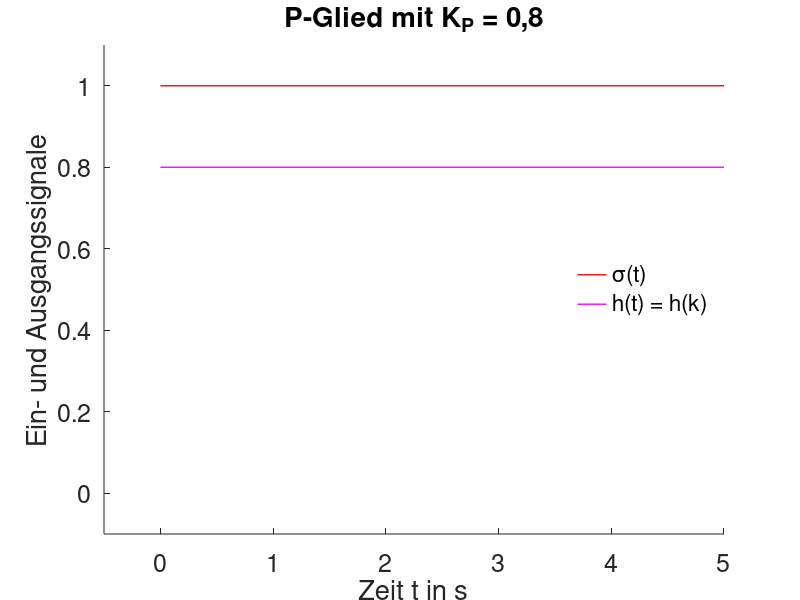

Write MATLAB code to recreate this figure. (Note: this script raises an error after producing the figure.)
% Elementare Übertragungsglieder ElemUebertr.m
% ÜbergangsfunkT_Ionen à la carte 
% 05.04.2016, M. Lohöfener

clear; close all

K_P = 0.8; % Proportionalfaktor
T_I = 1.5;  % Integratonszeitkonstante in s
T_L = 1.8; % Laufzeit in s
T_1 = 2; % Verzögerung P-T_1-Glied in s
T_2 = 0.5; % Kennzeitkonstante P-T_2-Glied
T_D1 = 0.5;  % Vorhalt in s
T_D2 = 3;  % Vorhalt in s
T_0 = 0.5;  %Abtastzeit
tmin = -0.5;
tmax = 5;
ymin = -0.1;
ymax = 1.1;
s = tf ('s');  % Laplace-Operator
z = tf ('z', T_0);  % Verschiebe-Operator
t = 0:0.01:5; % Zeitachse
tz = 0:T_0:5;  

% P-Glied

figure ('Name', 'P-Glied', 'NumberTitle', 'off', 'Position', [0 0 800 600])
  set (gca, 'FontSize', 18); hold on
  plot ([0 tmax], [1 1], 'r', 'LineWidth', 1)
  plot ([0 tmax], [K_P K_P], 'm', 'LineWidth', 1)
  axis ([tmin tmax ymin ymax])
  title ('P-Glied mit K_P = 0,8', 'fontsize', 20)
  xlabel ('Zeit t in s')
  ylabel ('Ein- und Ausgangssignale')
  legend ('\sigma(t)', 'h(t) = h(k)', 'location', 'east')
  legend boxoff
  printgcf (mfilename, 0)

% I-Glied

Gi = 1 / (T_I*s);
Giz = c2d (Gi, T_0);
figure ('Name', 'I-Glied', 'NumberTitle', 'off', 'Position', [0 0 800 600])
  set (gca, 'FontSize', 18); hold on
  step (Gi, tmax, 'm'); hold on
  set (findobj (gcf, 'type', 'line'), 'LineWidth', 1)
  step (Giz, tmax, 'b'); hold on
  set (findobj (gcf, 'type', 'line'), 'LineWidth', 1)
  plot ([0 tmax], [1 1], 'r', 'LineWidth', 1)
  plot ([T_I T_I], [-0.05 1.05], 'g', 'LineWidth', 1)
  plot ([-0.05 1], [1/T_I 1/T_I], 'c', 'LineWidth', 1)
  plot ([0 0], [ymin 3.5], 'k', 'LineWidth', 1)
  axis ([tmin tmax ymin 3.5])
  title ('I-Glied mit T_I = 1,5 s und T_0 = 0,5 s', 'fontsize', 20)
  xlabel ('Zeit t in s')
  ylabel ('Ein- und Ausgangssignale')
  legend ('h(t)', 'h(k)', '\sigma(t)', 'T_I', 'K_I = 1/T_I', 'location', 'southeast');
  legend boxoff
  printgcf (mfilename, 0)

% P-T_L-Glied

figure ('Name', 'P-T_L-Glied', 'NumberTitle', 'off', 'Position', [0 0 800 600])
  set (gca, 'FontSize', 18); hold on
  plot ([0 tmax], [1 1], 'r', 'LineWidth', 1)
  plot ([T_L T_L], [0 K_P], 'm', 'LineWidth', 1)
  plot ([2 2], [0 K_P], 'b', 'LineWidth', 1)
  plot([-0.05 T_L], [K_P K_P], 'c', 'LineWidth', 1)
  plot ([T_L T_L], [0 K_P], 'm', 'LineWidth', 1)
  plot ([T_L tmax], [K_P K_P], 'm', 'LineWidth', 1)
  plot ([2 tmax], [K_P K_P], 'b', 'LineWidth', 1)
  axis  ([tmin tmax ymin ymax])
  title ('P-T_L- Glied mit K_P = 0,8, T_L = 1,8 s und T_0 = 0,5 s', 'fontsize', 20)
  xlabel ('Zeit t in s')
  ylabel ('Ein- und Ausgangssignale')
  legend ('\sigma(t)', 'h(t)', 'h(k)', 'Asymptote K_P', 'location', 'east');
  legend boxoff
  printgcf (mfilename, 0)

% P-T_1-Glied

Gp = K_P/(1 + T_1*s);
Gpz = c2d (Gp, T_0);
figure ('Name', 'P-T_1-Glied', 'NumberTitle', 'off', 'Position', [0 0 800 600])
  set (gca, 'FontSize', 18); hold on
  step (Gp, tmax, 'm');set(gca,'FontSize',16); hold on
  set (findobj (gcf, 'type', 'line'), 'LineWidth', 1)
  step (Gpz, tmax, 'b'); hold on
  set (findobj (gcf, 'type', 'line'), 'LineWidth', 1)
  plot ([0 tmax], [1 1], 'r', 'LineWidth', 1)
  plot ([-0.05*T_1 1.05*T_1], [-0.05*K_P 1.05*K_P], 'g', 'LineWidth', 1)
  plot ([-0.05 tmax], [K_P K_P], 'c', 'LineWidth', 1)
  plot ([T_1 T_1], [-0.05 K_P*1.05], 'g', 'LineWidth', 1)
  axis ([tmin tmax ymin ymax])
  title ('P-T_1-Glied mit K_P = 0,8 , T_1 = 2 s und T_0 = 0,5 s', 'fontsize', 20)
  xlabel ('Zeit t in s')
  ylabel ('Ein- und Ausgangssignale')
  legend ('h(t)', 'h(k)', '\sigma(t)', 'Tangente bis T_1', 'Asymptote K_P', 'location', 'east');
  legend boxoff
  printgcf (mfilename, 0)

% P-T_2*-Glied mit Kenndämpfungen D
D1 = 1.5;	% aperiodisch
D2 = 1.0;	% aperiodischer Grenzfall
D3 = 1/sqrt(2);	% Resonanzgrenzfall D = 0.71
D4 = 0.3;	% periodisch
D5 = 0.0;	% ungedämpft
D6 = -0.3;	% ungedämpft

% f = 0.1: 0.01: 5;	% rad/s – Frequenzbereich

Gs1 = K_P / (T_2^2*s^2 + 2*D1*T_2*s + 1);
Gs2 = K_P / (T_2^2*s^2 + 2*D2*T_2*s + 1);
Gs3 = K_P / (T_2^2*s^2 + 2*D3*T_2*s + 1);
Gs4 = K_P / (T_2^2*s^2 + 2*D4*T_2*s + 1);
Gs4z = c2d (Gs4, T_0);
Gs5 = K_P / (T_2^2*s^2 + 2*D5*T_2*s + 1);
Gs6 = K_P / (T_2^2*s^2 + 2*D6*T_2*s + 1);

figure ('Name', 'P-T_2-System', 'NumberTitle', 'off', 'Position', [0 0 800 600])
  set (gca, 'FontSize', 18); hold on
  plot(t, step(Gs1, t), 'LineWidth', 1)
  plot (t, step(Gs2, t), 'LineWidth', 1)
  plot (t, step(Gs3, t), 'LineWidth', 1)
  plot (t, step(Gs4, t), 'LineWidth', 1)
  plot (t, step(Gs5, t), 'LineWidth', 1)
  plot (t, step(Gs6, t), 'LineWidth', 1)
  set (findobj (gcf, 'type', 'line'), 'LineWidth', 1)
  step (Gs4z, tmax, 'b'); hold on
  set (findobj (gcf, 'type', 'line'), 'LineWidth', 1)
  plot ([0 tmax], [1 1], 'r', 'LineWidth', 1)
  plot ([-0.05 tmax], [K_P K_P], 'g', 'LineWidth', 1)
  title('P-T_2*-System mit K_P = 0,8, T = 0,5 s und T_0 = 0,5 s', 'fontsize', 20)
  axis ([tmin tmax ymin 3])
  xlabel('Zeit t in s')
  ylabel('Ein- und Ausgangssignale')
  legend('D = 1.5', 'D = 1.0', 'D = 0.71', 'D = 0.3', 'D = 0.0', 'D = -0.3', ...
    'h(k) mit D = 0,3', '\sigma(t)', 'Asymptote K_P');
  legend boxoff
  printgcf (mfilename, 0)

% I-T_1-Glied

Git = 1/T_I/s/(1 + T_1*s);
Gitz = c2d (Git, T_0);
figure ('Name', 'I-T_1-Glied', 'NumberTitle', 'off', 'Position', [0 0 800 600])
  set (gca, 'FontSize', 18); hold on
  step (Git, tmax, 'm');set(gca,'FontSize',16); hold on
  set (findobj (gcf, 'type', 'line'), 'LineWidth', 1)
  step (Gitz, tmax, 'b'); hold on
  set (findobj (gcf, 'type', 'line'), 'LineWidth', 1)
  plot ([0 tmax], [1 1], 'r', 'LineWidth', 1)
  plot ([-0.05 3], [-0.05/T_I 3/T_I], 'g', 'LineWidth', 1)
  plot ([T_1-0.05 T_1+3], [-0.05/T_I 3/T_I], 'c', 'LineWidth', 1)
  plot ([T_I T_I], [-0.05 1.05], 'g', 'LineWidth', 1)
  axis ([tmin tmax ymin 2])
  title ('I-T_1-Glied mit T_I = 1,5 s , T_1 = 2 s und T_0 = 0,5 s', 'fontsize', 20)
  xlabel ('Zeit t in s')
  ylabel ('Ein- und Ausgangssignale')
  legend ('h(t)', 'h(k)', '\sigma(t)', 'Asymptote T_I', 'Asymptote T_1', 'location', 'west');
  legend boxoff
  printgcf (mfilename, 0)

% P-T_D1-T_1-Glied

Gdt = K_P*(1 + T_D1*s)/(1 + T_1*s);
Gdtz = c2d (Gdt, T_0);
GdT_2 = K_P*(1 + T_D2*s)/(1 + T_1*s);
GdT_2z = c2d (GdT_2, T_0);
figure ('Name', 'P-T_D1-T_1-Glied', 'NumberTitle', 'off', 'Position', [0 0 800 600])
  set (gca, 'FontSize', 18); hold on
  step (Gdt, tmax, 'm'); hold on
  set (findobj (gcf, 'type', 'line'), 'LineWidth', 1)
  step (Gdtz, tmax, 'c'); hold on
  set (findobj (gcf, 'type', 'line'), 'LineWidth', 1)
  step (GdT_2, tmax, 'b'); hold on
  set (findobj (gcf, 'type', 'line'), 'LineWidth', 1)
  step (GdT_2z, tmax, 'k'); hold on
  set (findobj (gcf, 'type', 'line'), 'LineWidth', 1)
  plot ([0 tmax], [1 1], 'r', 'LineWidth', 1)
  plot ([-0.05 tmax], [K_P K_P], 'g', 'LineWidth', 1)
  axis ([tmin tmax ymin 1.5])
  title ({'P-T_{D1}-T_1-Glied mit K_P = 0,8, T_{D1} = 0.5 s bzw. 3 s,', ...
    'T_1 = 2 s und T_0 = 0,5 s', ''}, 'fontsize', 20)
  xlabel ('Zeit t in s')
  ylabel ('Ein- und Ausgangssignale')
  legend ('h(t), T_{D1} < T_1', 'h(k), T_{D1} < T_1', 'h(t), T_{D1} > T_1', ...
    'h(k), T_{D1} > T_1', '\sigma(t)', 'Asymptote K_P', 'location', 'east');
  legend boxoff
  printgcf (mfilename, 0)

% D-Glied fuer Dirac-Impuls
x = -6 : 0.05 : 6;
y = double(x == 0);
figure ('Name', 'D-Glied', 'NumberTitle', 'off', 'Position', [0 0 800 600])
  set (gca, 'FontSize', 18); hold on
  plot(x, y, 'LineWidth', 1)
  bar (T_0/2, 2*K_P, T_0/2); hold on
  set (findobj (gcf, 'type', 'line'), 'LineWidth', 1)
  plot ([0 tmax], [1 1], 'r', 'LineWidth', 1)
  axis ([tmin tmax ymin 1.8])
  title ('D-Glied mit K_D = 0,8 s und T_0 = 0,5 s', 'fontsize', 20)
  xlabel ('Zeit t in s')
  ylabel ('Ein- und Ausgangssignale')
  legend ('h(t)', 'h(k)', '\sigma(t)');
  legend boxoff
  printgcf (mfilename, 0)

% P-T_L-T_1-Glied

Gp = K_P/(1 + T_1*s);
Gpz = c2d (Gp, T_0);
x_T = 0: 0.05: tmax+T_L;

figure ('Name', 'P-T_L-T_1-Glied', 'NumberTitle', 'off', 'Position', [0 0 800 600])
  set (gca, 'FontSize', 18); hold on
  [ys ts] = step (Gp, x_T);
  tsn =[ts; zeros(T_L/0.05, 1)+6];
  ysn =[zeros(T_L/0.05, 1);ys];
  plot (tsn, ysn, 'm'); hold on
  step (Gpz*z^-4, tmax, 'b'); hold on
  set (findobj (gcf, 'type', 'line'), 'LineWidth', 1)
  plot ([0 tmax], [1 1], 'r', 'LineWidth', 1)
  plot ([-0.05*T_1+T_L 1.05*T_1+T_L], [-0.05*K_P 1.05*K_P], 'g', 'LineWidth', 1)
  plot ([-0.05 tmax], [K_P K_P], 'c', 'LineWidth', 1)
  plot ([T_1+T_L T_1+T_L], [-0.05 K_P*1.05], 'g', 'LineWidth', 1)
  plot ([T_L T_L], [-0.05 0.05], 'g', 'LineWidth', 1)
  axis ([tmin tmax ymin ymax])
  title ({'P-T_L-T_1-Glied mit K_P = 0,8 , T_L = 1,8 s ,', 'T_1 = 2 s und T_0 = 0,5 s', ''}, 'fontsize', 20)
  xlabel ('Zeit t in s')
  ylabel ('Ein- und Ausgangssignale')
  legend ('h(t)', 'h(k)', '\sigma(t)', 'Tangente T_L bis T_L+T_1', 'Asymptote K_P', 'location', 'west');
  legend boxoff
  printgcf (mfilename, 0)
